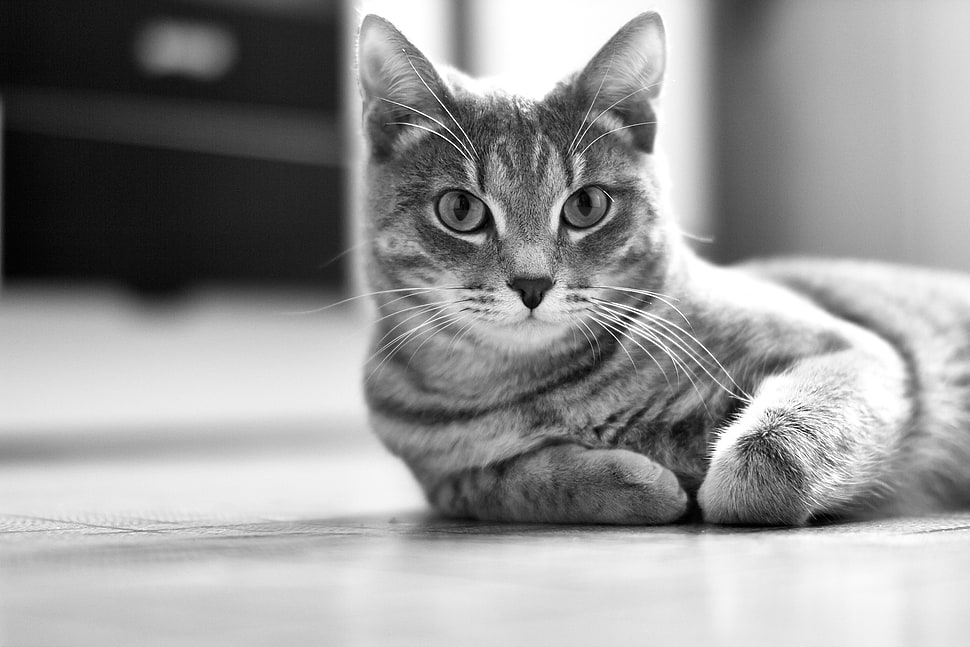
#> input picture gray_cat.png, 970 x 647 px
$ python greyscale.py
#> lines starting #> are read from the running program, lines starting #| are printed output that depends on the picture
import numpy as np
import matplotlib.pyplot as plt
from PIL import Image

# Load the grayscale image
img = Image.open('gray_cat.png').convert('L')
#> img is the input picture: PIL image 970x647 L; min 0, max 255, mean 150.8
img_arr = np.array(img)

# Calculate the total number of numbers needed to store or transmit the original image
total_numbers_original = img_arr.size
#> total_numbers_original = 627590
print("Number of numbers needed to store or transmit the original image:", total_numbers_original)
#| Number of numbers needed to store or transmit the original image: 627590

# Display the original image
plt.imshow(img_arr, cmap='gray')
plt.title(f'Original Image\nNumbers needed: {total_numbers_original}')
plt.show()

# Perform Singular Value Decomposition (SVD)
U, S, Vt = np.linalg.svd(img_arr)
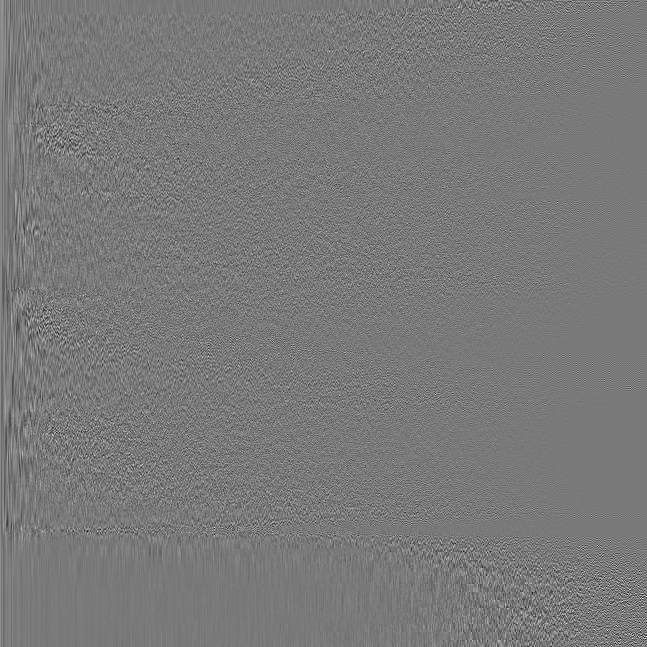
#> U: shape (647, 647) float64; min -0.331, max 0.362, mean 5.66e-05; drawn with min black and max white
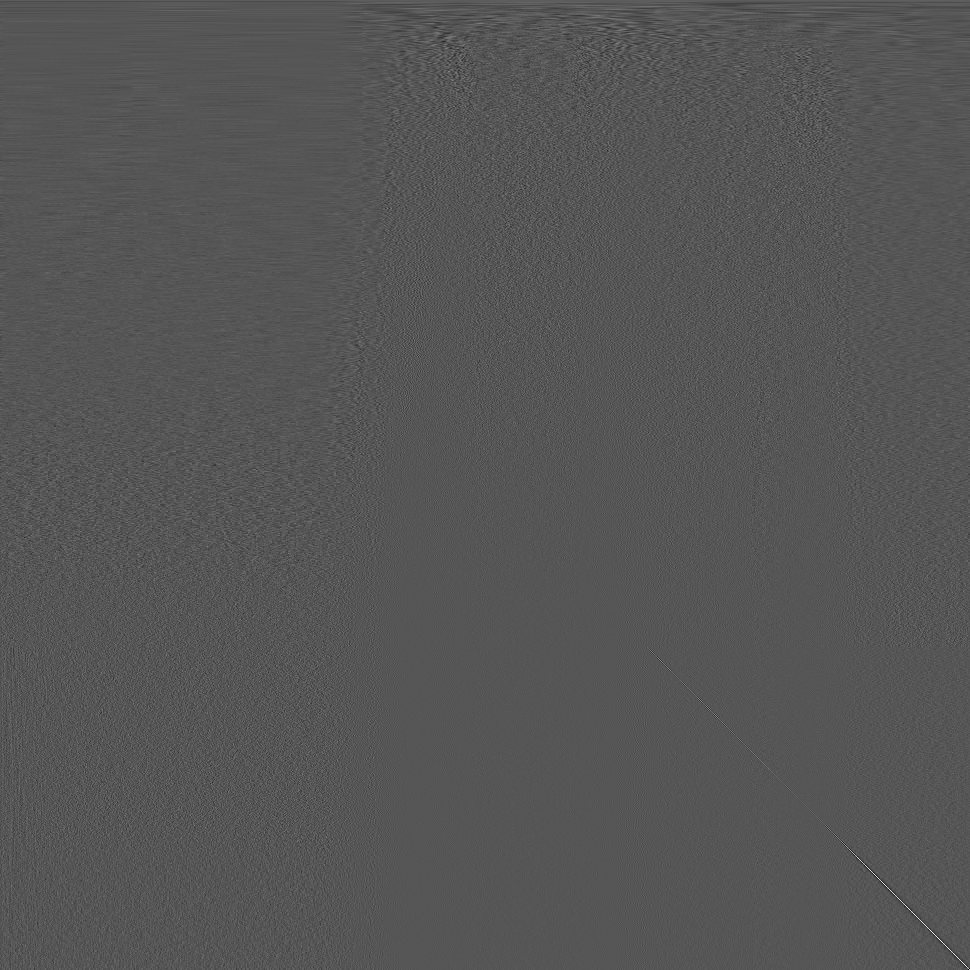
#> Vt: shape (970, 970) float64; min -0.38, max 0.745, mean 3.3e-05; drawn with min black and max white
#> S = 647 values, max 124878.1 at index 0, min 2.63 at index 646, mean 655.1

# Function to compress the image to a given rank, display, and print the number of numbers needed
def compress_and_display(rank):
#> called with rank = 300
    compressed_img_arr = np.dot(U[:, :rank], np.dot(np.diag(S[:rank]), Vt[:rank, :]))
    plt.imshow(compressed_img_arr, cmap='gray')
    plt.title(f'Compressed Image (Rank {rank})')
    plt.text(10, 20, f'Numbers needed: {U[:, :rank].size + S[:rank].size + Vt[:rank, :].size}', color='red')
    plt.show()

# Reduce the image to rank 300 and display
compress_and_display(300)

# Reduce the image to rank 100 and display
compress_and_display(100)
#> call 2 of compress_and_display, with rank = 100
#> in compress_and_display (call 2), `compressed_img_arr = np.dot(U[:, :rank], np.dot(np.diag(S[:rank]), Vt[..`:
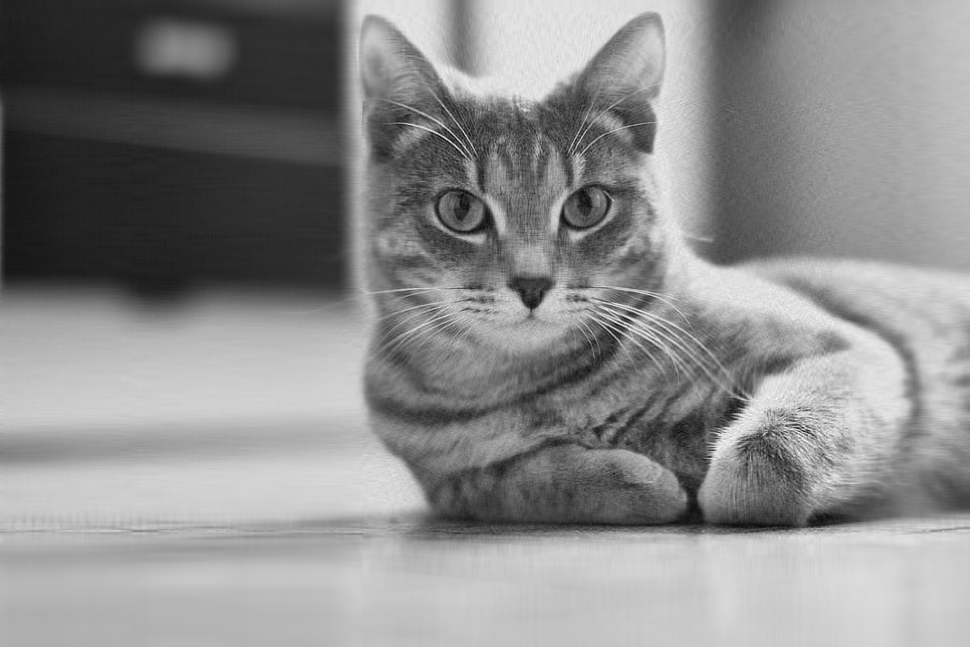
#> compressed_img_arr: shape (647, 970) float64; min -26.13, max 294.1, mean 150.8; drawn with min black and max white

# Reduce the image to rank 50 and display
compress_and_display(50)

# Reduce the image to rank 10 and display
compress_and_display(10)
#> call 4 of compress_and_display, with rank = 10
#> in compress_and_display (call 4), `compressed_img_arr = np.dot(U[:, :rank], np.dot(np.diag(S[:rank]), Vt[..`:
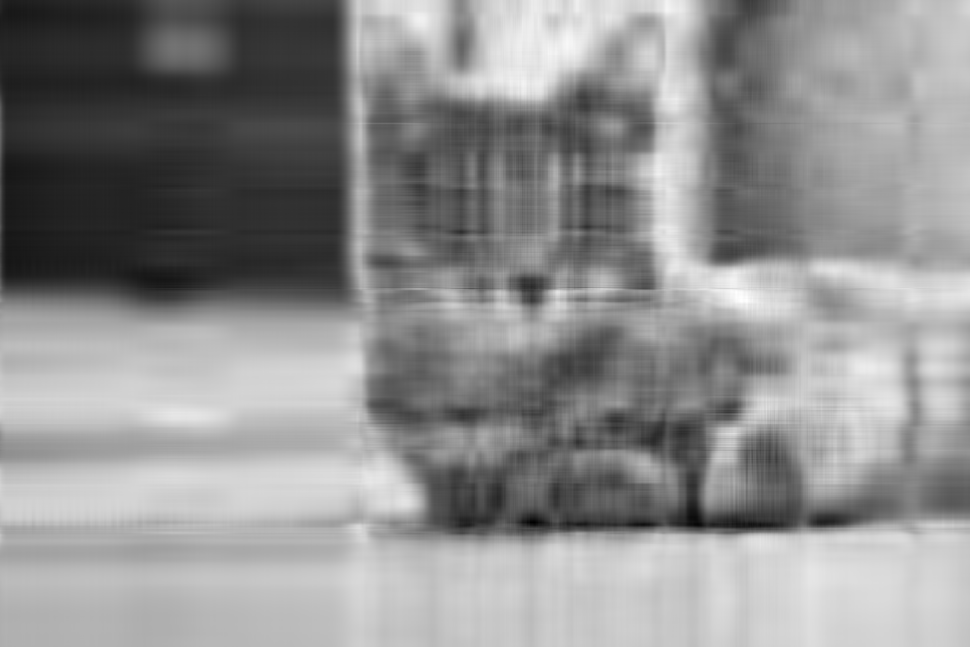
#> compressed_img_arr: shape (647, 970) float64; min -27.47, max 289.9, mean 150.8; drawn with min black and max white
